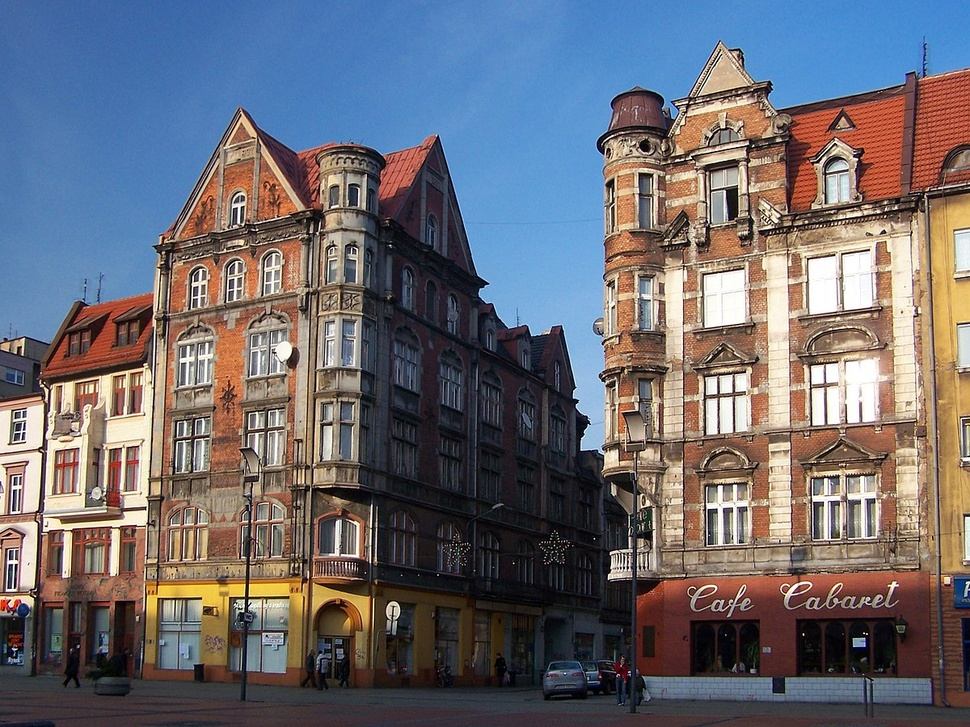
#> input picture bytom.jpg, 970 x 727 px, shrunk from 1200 x 900 before the run
$ python program.py
#> lines starting #> are read from the running program, lines starting #| are printed output that depends on the picture
import cv2

# 1. Wczytaj i wyświetl obraz z podanej przez siebie ścieżki
image = cv2.imread("bytom.jpg")
#> image is the input picture: shape (727, 970, 3); mean B, G, R 112.8, 106, 107.7
if image is None:
    print("Błąd: nie można wczytać obrazu!")
else:
    print("Obraz wczytano poprawnie.")

# Sprawdź, co się stanie, gdy podasz błędną ścieżkę.
imageInvalid = cv2.imread("warszawa.jpg")
if imageInvalid is None:
    print("Plik z błędną lokalizacją nie wczytuje się!")

# 2. Wczytaj zdjęcie w kolorze i wyświetl liczbę kanałów
(h, w, c) = image.shape
#> h = 727; w = 970; c = 3
print('Bytom w pełnej okazałości:')
print(f'- width: {w} pixels')
#| - width: 970 pixels
print(f'- height: {h} pixels')
#| - height: 727 pixels
print(f'- channels: {c}')
#| - channels: 3

# 3. Wczytaj zdjęcie w odcieniach szarości i wyświetl liczbę kanałów
image_gray = cv2.imread("bytom.jpg", cv2.IMREAD_GRAYSCALE)
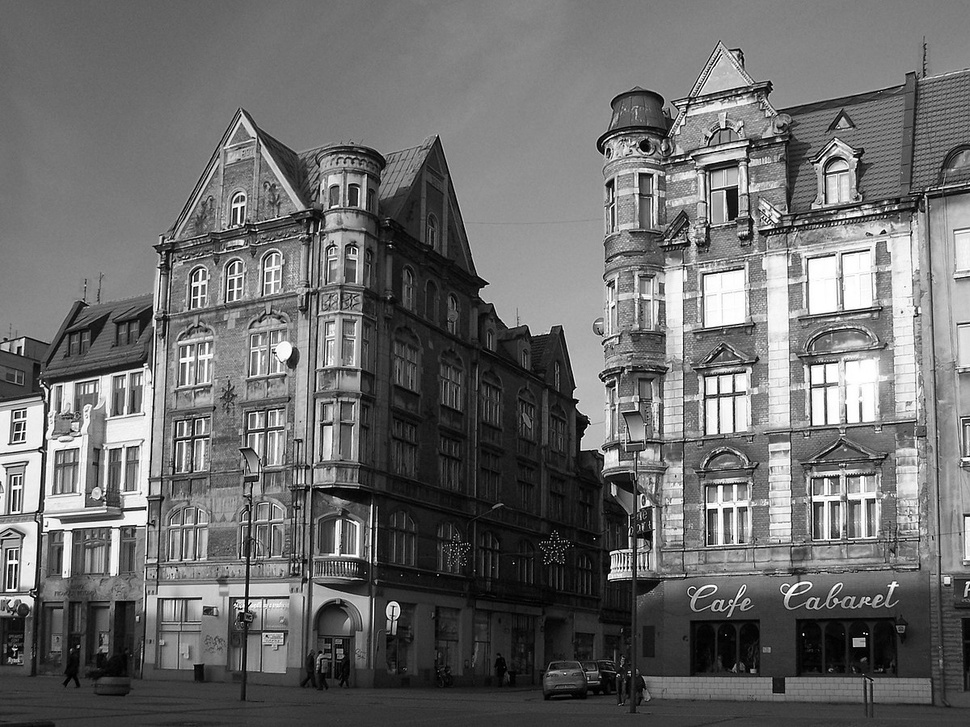
#> image_gray: shape (727, 970); min 0, max 255, mean 107.3
(h_gray, w_gray) = image_gray.shape
#> h_gray = 727; w_gray = 970
print('Bytom w odcieniach szarości:')
print(f'- width: {w_gray} pixels')
#| - width: 970 pixels
print(f'- height: {h_gray} pixels')
#| - height: 727 pixels
print(f'- channels: 1')

# 4. Wczytaj obraz w skali szarości i zapisz go jako nowy plik
cv2.imwrite("bytom_gray.jpg", image_gray)
print("Obraz zapisano jako bytom_gray.jpg")

# 5. Otwórz dwa obrazy jednocześnie w osobnych oknach
cv2.imshow("Obraz kolorowy", image)
cv2.imshow("Obraz szary", image_gray)
cv2.waitKey(0)
cv2.destroyAllWindows()

# 6. Dostosowanie do ekranów
cv2.namedWindow("Obraz dostosowany do ekranu", cv2.WINDOW_NORMAL)
cv2.imshow("Obraz dostosowany do ekranu", image)
cv2.waitKey(0)
cv2.destroyAllWindows()
